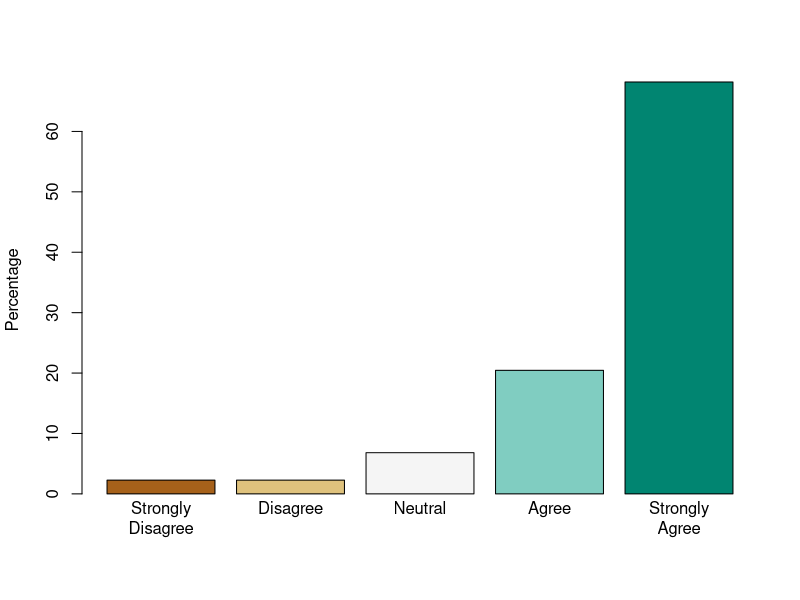

Here is the R script that generated this plot:
library(RColorBrewer)

args <- commandArgs(TRUE)
outFile = args[1]

survey <- read.csv(file="survey_results.csv",head=TRUE,sep=",")

labeled <- factor(survey$strategic,
    levels = c(1:5),
    labels = c("Strongly\nDisagree", "Disagree\n", "Neutral\n", "Agree\n", "Strongly\nAgree"))

counts <- table(labeled)

rowcount <- sum(counts)
percentage <- counts / rowcount * 100

png(outFile)
barplot(percentage,
    ylab="Percentage",
    col=brewer.pal(5,"BrBG"),
   )
